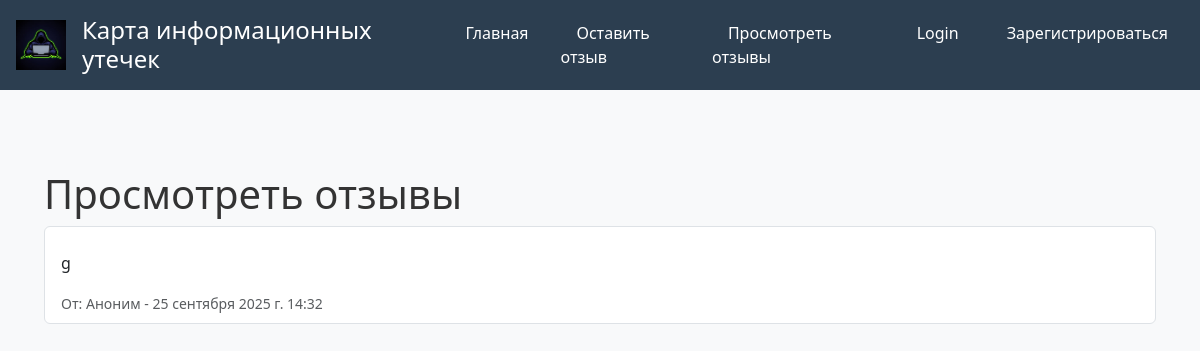
The app's page /view_feedback/, older data.
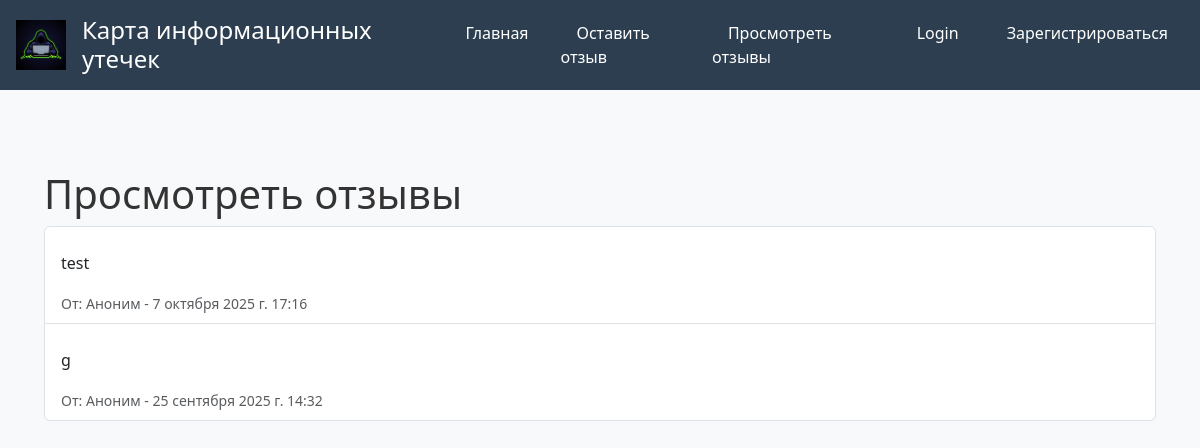
The same page, newer data.
### leaksmap/models.py (models this page shows, shortened)
class Feedback(models.Model):
    user = models.ForeignKey(User, on_delete=models.SET_NULL, null=True, blank=True)
    content = models.TextField()
    created_at = models.DateTimeField(auto_now_add=True)
    class Meta:
        verbose_name = "Feedback"
        verbose_name_plural = "Feedbacks"
        ordering = ['-created_at']
        indexes = [
            models.Index(fields=['user']),
        ]

### leaksmap/feedback.py (the view)
# urls.py: path('view_feedback/', feedback.view_feedback, name='view_feedback'),
def view_feedback(request):
    feedbacks = Feedback.objects.all().order_by('-created_at')
    return render(request, 'leaksmap/view_feedback.html', {'feedbacks': feedbacks})

### leaksmap/templates/leaksmap/view_feedback.html (shortened to what this page needs)
{% extends "leaksmap/base.html" %}
{% block content %}
    <div class="container mt-5">
        <h1>Просмотреть отзывы</h1>
        <ul class="list-group">
            {% for feedback in feedbacks %}
                <li class="list-group-item">
                    <p>{{ feedback.content|escape|linebreaks }}</p>
                    <small class="text-muted">От: {{ feedback.user.username|default:'Аноним'|escape }} - {{ feedback.created_at }}</small>
                </li>
            {% endfor %}
        </ul>
    </div>
{% endblock %}

Row changes from the older to the newer data that the page shows:
added Feedback: content "test", user.username "Аноним", created_at "7 октября 2025 г. 17:16"
